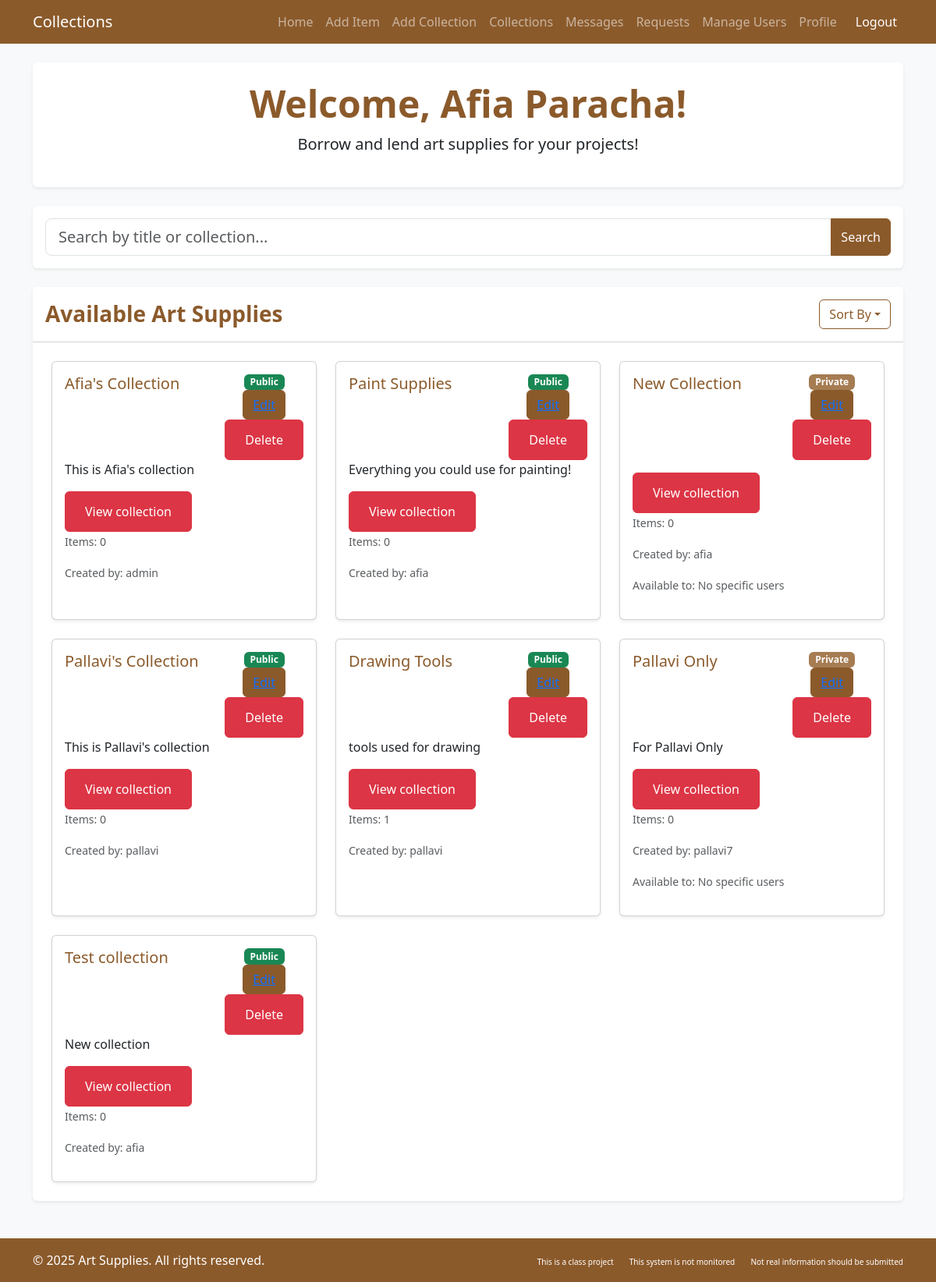
The app's page /artlibrary/collections/ (signed in), older data.
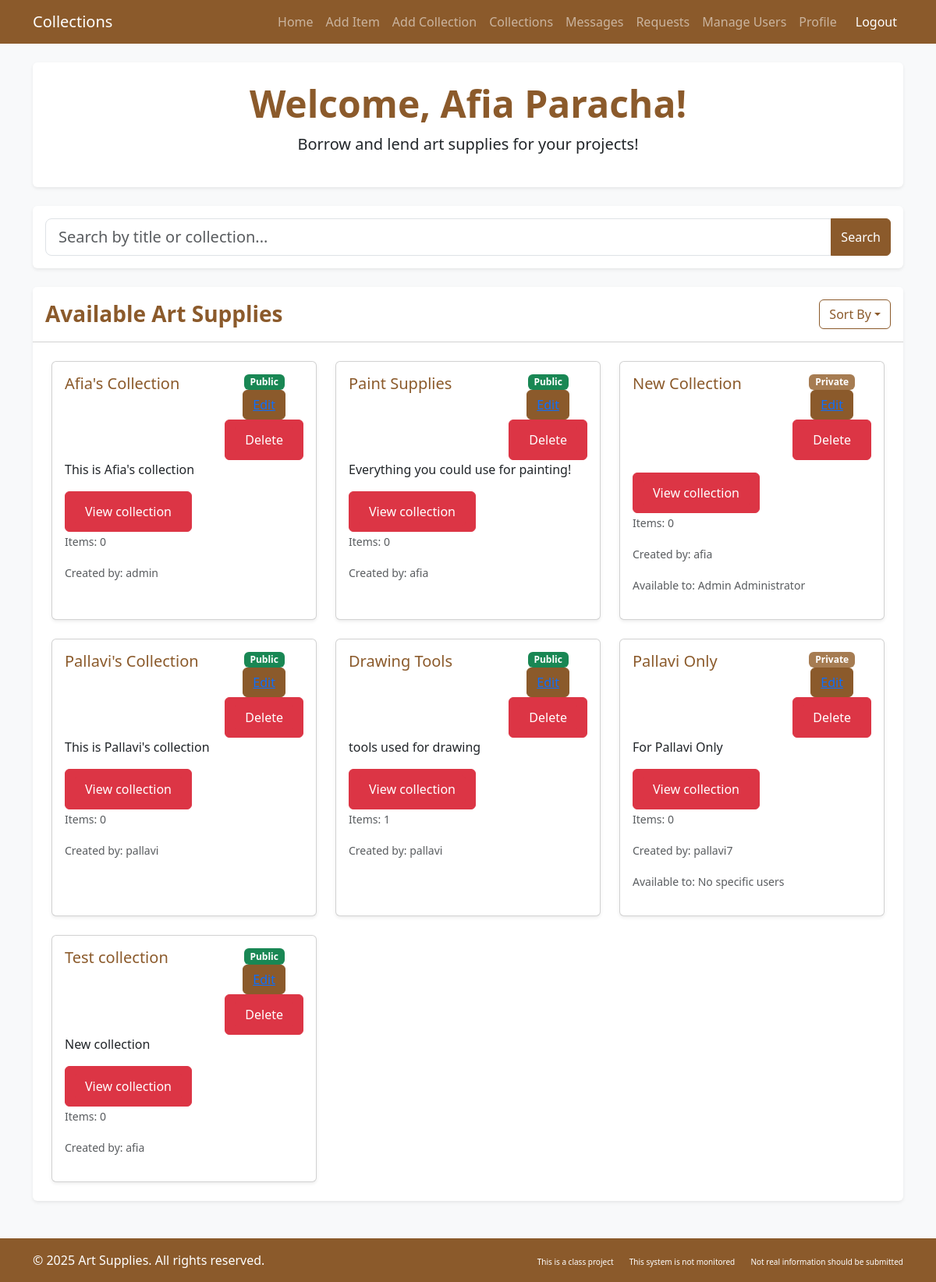
The same page, newer data.
### artlibrary/models.py (models this page shows, shortened)
class CustomUser(AbstractUser):
    profile_pic = models.ImageField(
        storage=S3Boto3Storage(),
        upload_to='profile_pics/',
        null=True,
        blank=True
    )
    date_joined = models.DateTimeField(auto_now_add=True)
    roles = (('patron', 'Patron'), ('librarian', 'Librarian'), ('anonymous', 'Anonymous'))
    user_role = models.CharField(max_length=12, choices=roles, default='patron')
    email = models.EmailField(blank=True, max_length=254, verbose_name='email address')

class Collection(models.Model):
    title = models.CharField(max_length=255)
    description = models.TextField(blank=True, null=True)
    num_items = models.PositiveIntegerField(default=0)
    is_public = models.BooleanField(default=True)
    users = models.ManyToManyField(CustomUser, blank=True, related_name='collections')
    added_by = models.ForeignKey(CustomUser, on_delete=models.CASCADE, related_name='created_collections', default=2)
    art_supplies = models.ManyToManyField('ArtSupply', blank=True, related_name='collections_in')
    def update_num_items(self):
        self.num_items = self.art_supplies.count()
        self.save()

### artlibrary/views.py (the view)
# urls.py: path('collections/', views.collections, name='collections'),
def collections(request):
    user_role = getattr(request.user, 'user_role', None)
    if user_role == "anonymous_user":
        viewable_collections = Collection.objects.filter(is_public=True)
    else:
        viewable_collections = Collection.objects.all()
    for collection in Collection.objects.all():
        collection.update_num_items()
    context = {
        'viewable_collections': viewable_collections,
    }
    return render(request, 'artlibrary/collections.html', context)

### artlibrary/templates/artlibrary/collections.html (shortened to what this page needs)
{% load django_bootstrap5 %}
<!DOCTYPE html>
<html lang="en">
<head>
    {% bootstrap_css %}
</head>
<body class="bg-light">
    <nav class="navbar navbar-expand-lg navbar-dark bg-brown">
        <div class="container">
            <a class="navbar-brand" href="#">Collections</a>
            <div class="collapse navbar-collapse" id="navbarNav">
                <ul class="navbar-nav ms-auto">
                    <li class="nav-item"><a class="nav-link" href="#">Home</a></li>
                    {% if request.user.user_role == "librarian" %}
                    <li class="nav-item"><a class="nav-link" href="{% url 'add_item' %}">Add Item</a></li>
                    {% endif %}
                    {% if request.user.user_role != "anonymous_user" %}
                    <li class="nav-item"><a class="nav-link" href="{% url 'add_collection' %}">Add Collection</a></li>
                    {% endif %}
                    <li class="nav-item"><a class="nav-link" href="{% url 'collections' %}">Collections</a></li>
                    <li class="nav-item"><a class="nav-link" href="#">Messages</a></li>
                    {% if request.user.user_role == "librarian" %}
                    <li class="nav-item"><a class="nav-link" href="{% url 'view_requests' user.id %}">Requests</a></li>
                    <li class="nav-item"><a class="nav-link" href="{% url 'manage_users' %}">Manage Users</a></li>
                    {% endif %}
                    {% if request.user.user_role != "anonymous_user" %}
                    <li class="nav-item"><a class="nav-link" href="{% url 'profile' %}">Profile</a></li>
                    {% endif %}
                    <li class="nav-item">
                        <a class="nav-link btn btn-danger btn-sm text-white ms-2" href="{% url 'logout' %}">Logout</a>
                    </li>
                </ul>
            </div>
        </div>
    </nav>
    <div class="container main-content py-4">
        <div class="card border-0 shadow-sm mb-4">
            <div class="card-body text-center py-4">
                <h1 class="display-5 fw-bold text-brown">Welcome, {{ request.user.get_full_name|default:request.user.username }}!</h1>
                <p class="lead">Borrow and lend art supplies for your projects!</p>
            </div>
        </div>
<div class="card border-0 shadow-sm mb-4">
    <div class="card-body p-3">
        <form method="get" action="">
            <div class="input-group">
                <input type="text" name="query" class="form-control form-control-lg" placeholder="Search by title or collection..." value="{{ query }}">
                <button type="submit" class="btn btn-brown">Search</button>
            </div>
        </form>
    </div>
</div>
<div class="card border-0 shadow-sm mb-4">
    <div class="card-header bg-white d-flex justify-content-between align-items-center py-3">
        <h3 class="card-title text-brown fw-bold mb-0">
            {% if query %}
            Search Results for "{{ query }}"
            {% else %}
            Available Art Supplies
            {% endif %}
        </h3>
        <div class="dropdown">
            <button class="btn btn-outline-brown dropdown-toggle" type="button" data-bs-toggle="dropdown">Sort By</button>
        </div>
    </div>
    <div class="card-body p-4">
        <div class="row g-4">
            {% for collection in viewable_collections %}
            <div class="col-md-4 col-sm-6">
                <div class="card h-100 shadow-sm">
                    <div class="card-body">
                        <div class="d-flex justify-content-between align-items-start">
                            <h5 class="card-title text-brown">{{ collection.title }}</h5>
                            <div class="d-flex flex-column justify-content-between align-items-center">
                            {% if collection.is_public %}
                            <span class="badge bg-success">Public</span>
                            {% else %}
                            <span class="badge bg-secondary">Private</span>
                            {% endif %}
                            {% if collection.added_by.id == request.user.id or request.user.user_role == "librarian" %}
                            <button type="submit" class="btn btn-brown"><a href="{% url 'edit_collection' collection.id %}">Edit</a></button>
                            <button type="submit" class="btn btn-danger"><a href="{% url 'delete_collection' collection.id %}" class="btn btn-danger">Delete</a></button>
                            {% endif %}
                            </div>
                        </div>
                        <p class="card-text">{{ collection.description}}</p>
                        {% if collection.is_public or request.user.user_role == "librarian" or request.user in collection.users.all %}
                        <button type="submit" class="btn btn-danger"><a href="{% url 'collection_details' collection.id %}" class="btn btn-danger">View collection</a></button>
                        <p class="card-text"><small class="text-muted">Items: {{ collection.num_items }}</small></p>
                        <p class="card-text"><small class="text-muted">Created by: {{ collection.added_by }}</small></p>
                            {% if not collection.is_public %}
                            <p class="card-text"><small class="text-muted">Available to:
                                {% for user in collection.users.all %}
                                    {{ user.get_full_name }}{% if not forloop.last %}, {% endif %}
                                {% empty %}
                                    No specific users
                                {% endfor %}
                            </small></p>
                            {% endif %}
                        {% endif %}
                    </div>
                </div>
            </div>
            {% empty %}
            <div class="col-12">
                <div class="alert alert-info">No Collections Available</div>
            </div>
            {% endfor %}
        </div>
    </div>
</div>
</div>
</body>
<footer class="py-3 bg-dark text-white mt-auto bg-brown">
    <div class="container">
        <div class="row">
            <div class="col-md-6">
                <p class="mb-0">&copy; 2025 Art Supplies. All rights reserved.</p>
            </div>
            <div class="col-md-6 text-md-end">
                <a href="#" class="text-white text-decoration-none me-3" style="font-size: 10px;">This is a class project</a>
                <a href="#" class="text-white text-decoration-none me-3" style="font-size: 10px;">This system is not monitored</a>
                <a href="#" class="text-white text-decoration-none" style="font-size: 10px;">Not real information should be submitted</a>
            </div>
        </div>
    </div>
</footer>
</body>
</html>

### artlibrary/templates/artlibrary/collections.html (style rules this page uses)
:root { --bs-primary: #8B5A2B; --bs-primary-rgb: 139, 90, 43; --bs-secondary: #A67C52; --bs-secondary-rgb: 166, 124, 82; --bs-dark: #5D4037; }
body { min-height: 100vh; display: flex; flex-direction: column; }
.main-content { flex: 1; }
.bg-brown { background-color: #8B5A2B !important; }
.text-brown { color: #8B5A2B !important; }
.btn-brown { background-color: #8B5A2B; border-color: #8B5A2B; color: white; }
.btn-outline-brown { border-color: #8B5A2B; color: #8B5A2B; }

Row changes from the older to the newer data that the page shows:
changed Collection "New Collection": gains CustomUser (get_full_name "Admin Administrator"); no longer shows "No specific users"
